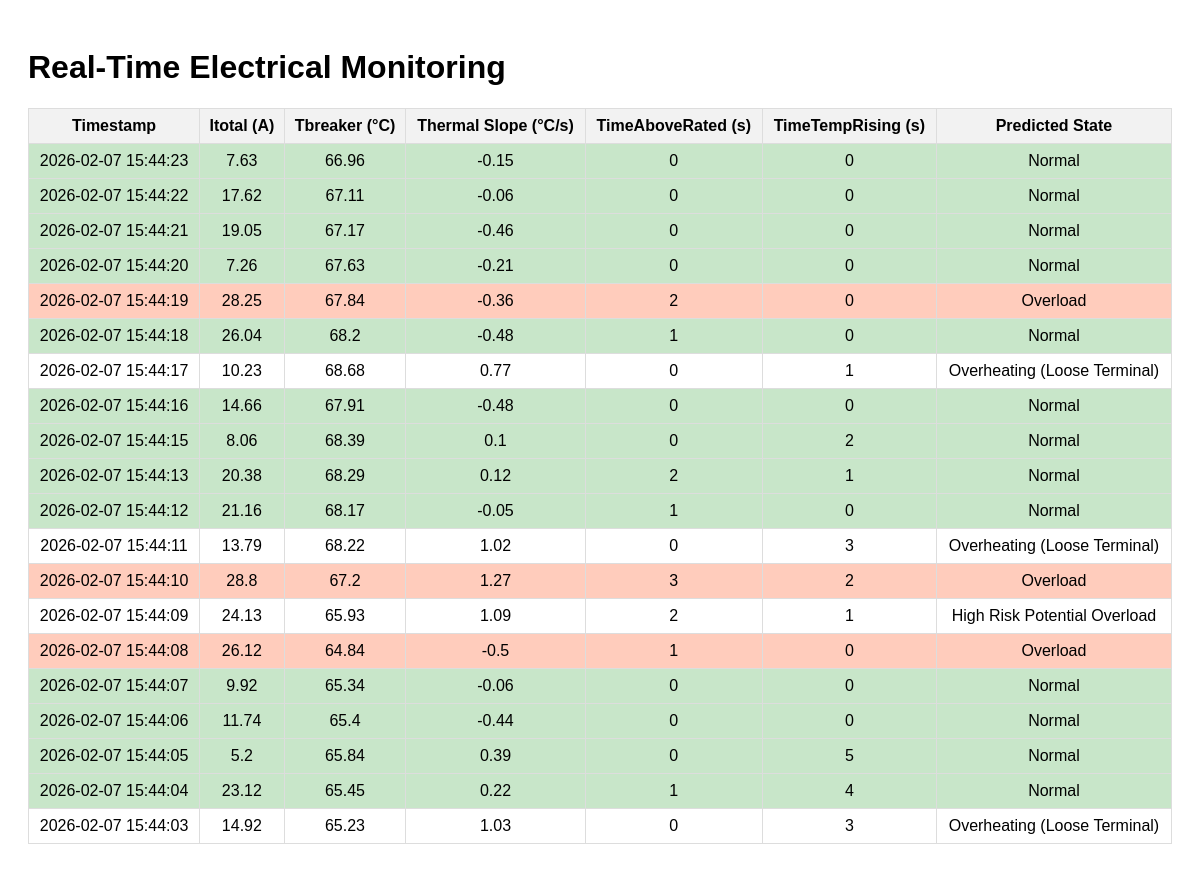
The page / on the database its author committed.
### tables this page shows
CREATE TABLE system_log (
    id INTEGER PRIMARY KEY AUTOINCREMENT,
    Timestamp TEXT,
    Itotal REAL,
    Tbreaker REAL,
    ThermalSlope REAL,
    TimeAboveRated INTEGER,
    TimeTempRising INTEGER,
    PredictedState TEXT
);

### app.py (the view)
@app.route("/")
def dashboard():
    readings = get_latest_readings()
    readings = [dict(r) for r in readings]
    return render_template("dashboard.html", readings=readings)

### app.py (called while the page is built)
def get_latest_readings(limit=20):
    conn = sqlite3.connect(DB_FILE)
    conn.row_factory = sqlite3.Row  # Access columns by name
    c = conn.cursor()
    c.execute(f"SELECT * FROM system_log ORDER BY Timestamp DESC LIMIT {limit}")
    rows = c.fetchall()
    conn.close()
    return rows

### templates/dashboard.html (shortened to what this page needs)
<!DOCTYPE html>
<html lang="en">
<head>
</head>
<body>
    <h1>Real-Time Electrical Monitoring</h1>
    <table>
        <thead>
            <tr>
                <th>Timestamp</th>
                <th>Itotal (A)</th>
                <th>Tbreaker (°C)</th>
                <th>Thermal Slope (°C/s)</th>
                <th>TimeAboveRated (s)</th>
                <th>TimeTempRising (s)</th>
                <th>Predicted State</th>
            </tr>
        </thead>
        <tbody>
            {% for row in readings %}
            <tr class="{{ row['PredictedState'].replace(' ', '') }}">
                <td>{{ row['Timestamp'] }}</td>
                <td>{{ row['Itotal'] }}</td>
                <td>{{ row['Tbreaker'] }}</td>
                <td>{{ row['ThermalSlope'] }}</td>
                <td>{{ row['TimeAboveRated'] }}</td>
                <td>{{ row['TimeTempRising'] }}</td>
                <td>{{ row['PredictedState'] }}</td>
            </tr>
            {% endfor %}
        </tbody>
    </table>
</body>
</html>

### templates/dashboard.html (style rules this page uses)
body { font-family: Arial, sans-serif; padding: 20px; }
table { border-collapse: collapse; width: 100%; }
th, td { border: 1px solid #ddd; padding: 8px; text-align: center; }
th { background-color: #f2f2f2; }
.Normal { background-color: #c8e6c9; }
.Overload { background-color: #ffccbc; }

### rows shown on the page
system_log: Timestamp "2026-02-07 15:44:23", Itotal "7.63", Tbreaker "66.96", ThermalSlope "-0.15", TimeAboveRated "0", TimeTempRising "0", PredictedState "Normal"
system_log: Timestamp "2026-02-07 15:44:22", Itotal "17.62", Tbreaker "67.11", ThermalSlope "-0.06", TimeAboveRated "0", TimeTempRising "0", PredictedState "Normal"
system_log: Timestamp "2026-02-07 15:44:21", Itotal "19.05", Tbreaker "67.17", ThermalSlope "-0.46", TimeAboveRated "0", TimeTempRising "0", PredictedState "Normal"
system_log: Timestamp "2026-02-07 15:44:20", Itotal "7.26", Tbreaker "67.63", ThermalSlope "-0.21", TimeAboveRated "0", TimeTempRising "0", PredictedState "Normal"
system_log: Timestamp "2026-02-07 15:44:19", Itotal "28.25", Tbreaker "67.84", ThermalSlope "-0.36", TimeAboveRated "2", TimeTempRising "0", PredictedState "Overload"
system_log: Timestamp "2026-02-07 15:44:18", Itotal "26.04", Tbreaker "68.2", ThermalSlope "-0.48", TimeAboveRated "1", TimeTempRising "0", PredictedState "Normal"
system_log: Timestamp "2026-02-07 15:44:17", Itotal "10.23", Tbreaker "68.68", ThermalSlope "0.77", TimeAboveRated "0", TimeTempRising "1", PredictedState "Overheating (Loose Terminal)"
system_log: Timestamp "2026-02-07 15:44:16", Itotal "14.66", Tbreaker "67.91", ThermalSlope "-0.48", TimeAboveRated "0", TimeTempRising "0", PredictedState "Normal"
system_log: Timestamp "2026-02-07 15:44:15", Itotal "8.06", Tbreaker "68.39", ThermalSlope "0.1", TimeAboveRated "0", TimeTempRising "2", PredictedState "Normal"
system_log: Timestamp "2026-02-07 15:44:13", Itotal "20.38", Tbreaker "68.29", ThermalSlope "0.12", TimeAboveRated "2", TimeTempRising "1", PredictedState "Normal"
system_log: Timestamp "2026-02-07 15:44:12", Itotal "21.16", Tbreaker "68.17", ThermalSlope "-0.05", TimeAboveRated "1", TimeTempRising "0", PredictedState "Normal"
system_log: Timestamp "2026-02-07 15:44:11", Itotal "13.79", Tbreaker "68.22", ThermalSlope "1.02", TimeAboveRated "0", TimeTempRising "3", PredictedState "Overheating (Loose Terminal)"
system_log: Timestamp "2026-02-07 15:44:10", Itotal "28.8", Tbreaker "67.2", ThermalSlope "1.27", TimeAboveRated "3", TimeTempRising "2", PredictedState "Overload"
system_log: Timestamp "2026-02-07 15:44:09", Itotal "24.13", Tbreaker "65.93", ThermalSlope "1.09", TimeAboveRated "2", TimeTempRising "1", PredictedState "High Risk Potential Overload"
system_log: Timestamp "2026-02-07 15:44:08", Itotal "26.12", Tbreaker "64.84", ThermalSlope "-0.5", TimeAboveRated "1", TimeTempRising "0", PredictedState "Overload"
system_log: Timestamp "2026-02-07 15:44:07", Itotal "9.92", Tbreaker "65.34", ThermalSlope "-0.06", TimeAboveRated "0", TimeTempRising "0", PredictedState "Normal"
system_log: Timestamp "2026-02-07 15:44:06", Itotal "11.74", Tbreaker "65.4", ThermalSlope "-0.44", TimeAboveRated "0", TimeTempRising "0", PredictedState "Normal"
system_log: Timestamp "2026-02-07 15:44:05", Itotal "5.2", Tbreaker "65.84", ThermalSlope "0.39", TimeAboveRated "0", TimeTempRising "5", PredictedState "Normal"
system_log: Timestamp "2026-02-07 15:44:04", Itotal "23.12", Tbreaker "65.45", ThermalSlope "0.22", TimeAboveRated "1", TimeTempRising "4", PredictedState "Normal"
system_log: Timestamp "2026-02-07 15:44:03", Itotal "14.92", Tbreaker "65.23", ThermalSlope "1.03", TimeAboveRated "0", TimeTempRising "3", PredictedState "Overheating (Loose Terminal)"
